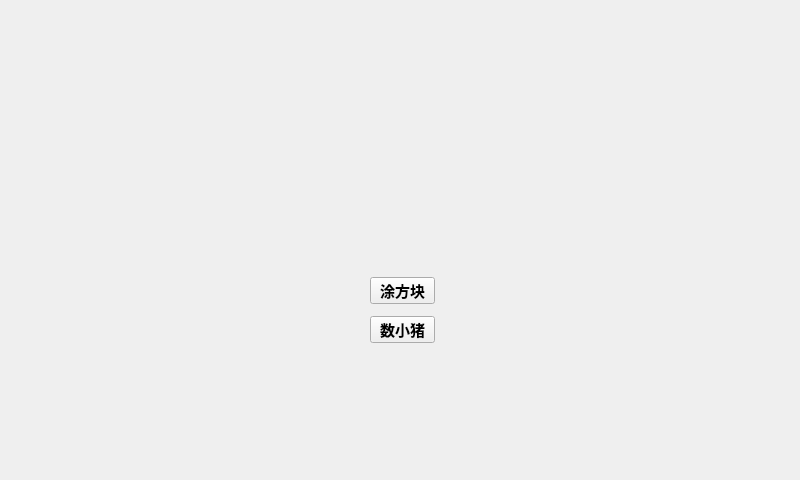
<?xml version="1.0" encoding="UTF-8"?>
<ui version="4.0">
 <class>Widget</class>
 <widget class="QWidget" name="Widget">
  <property name="geometry">
   <rect>
    <x>0</x>
    <y>0</y>
    <width>800</width>
    <height>480</height>
   </rect>
  </property>
  <property name="windowTitle">
   <string>Widget</string>
  </property>
  <widget class="QPushButton" name="Btn_Game1">
   <property name="geometry">
    <rect>
     <x>370</x>
     <y>277</y>
     <width>65</width>
     <height>27</height>
    </rect>
   </property>
   <property name="font">
    <font>
     <pointsize>11</pointsize>
     <weight>75</weight>
     <bold>true</bold>
    </font>
   </property>
   <property name="text">
    <string>涂方块</string>
   </property>
  </widget>
  <widget class="QPushButton" name="Btn_Game2">
   <property name="geometry">
    <rect>
     <x>370</x>
     <y>316</y>
     <width>65</width>
     <height>27</height>
    </rect>
   </property>
   <property name="font">
    <font>
     <pointsize>11</pointsize>
     <weight>75</weight>
     <bold>true</bold>
    </font>
   </property>
   <property name="text">
    <string>数小猪</string>
   </property>
  </widget>
 </widget>
 <layoutdefault spacing="6" margin="11"/>
 <resources/>
 <connections/>
</ui>
